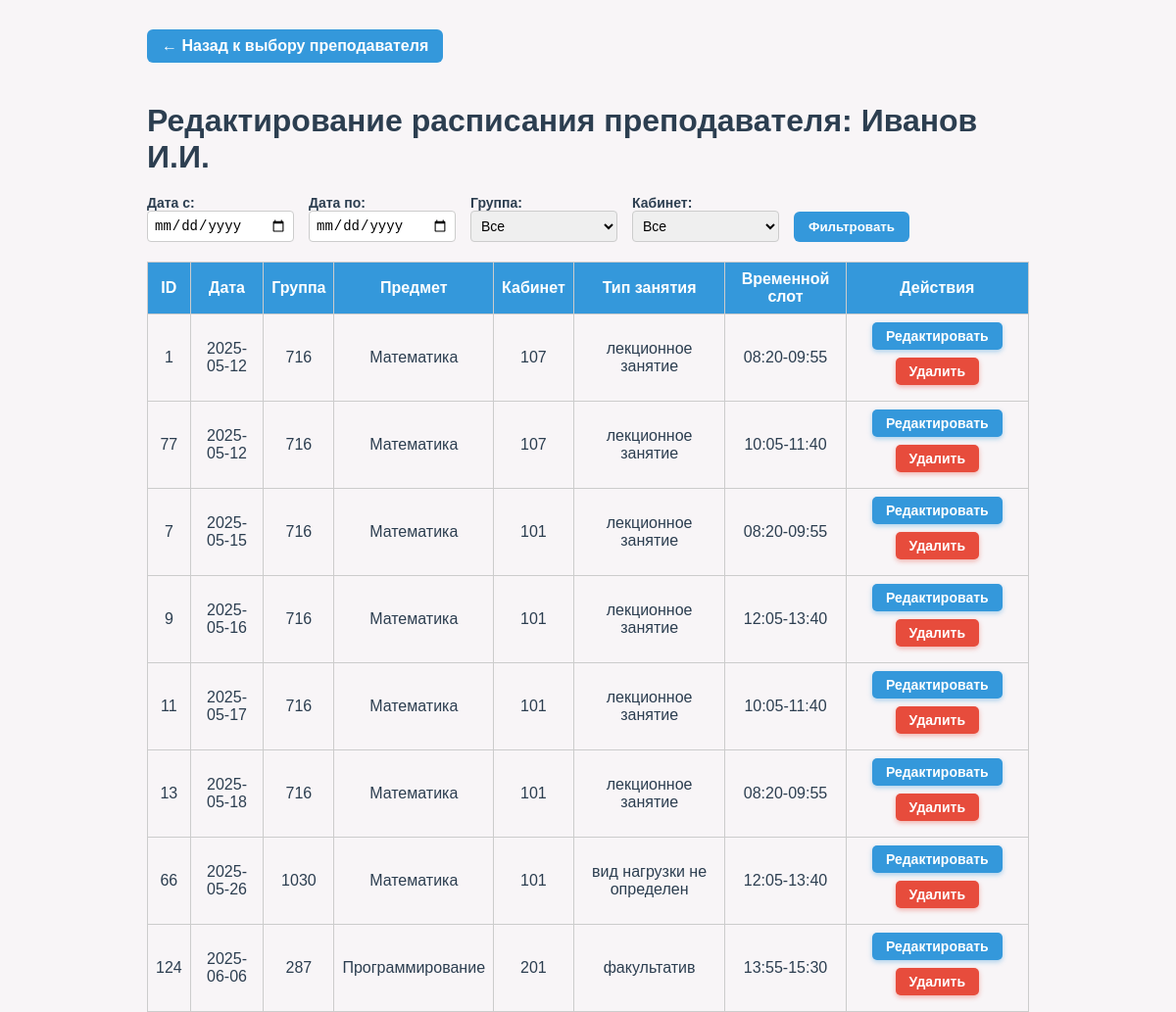
The page /teachers_admin.php?teacher_id=1 (signed in) on the database its author committed.
### tables this page shows
CREATE TABLE `teachers` (
  `id` int NOT NULL AUTO_INCREMENT,
  `full_name` varchar(150) NOT NULL,
  `Кафедра` varchar(100) DEFAULT NULL,
  PRIMARY KEY (`id`)
);

CREATE TABLE `schedule` (
  `id` int NOT NULL AUTO_INCREMENT,
  `date` date NOT NULL,
  `group_id` int NOT NULL,
  `teacher_id` int NOT NULL,
  `subject_id` int NOT NULL,
  `room_id` int NOT NULL,
  `lesson_type_id` int DEFAULT NULL,
  `time_slot_id` int DEFAULT NULL,
  PRIMARY KEY (`id`),
  UNIQUE KEY `unique_group_time` (`date`,`time_slot_id`,`group_id`),
  UNIQUE KEY `unique_teacher_time` (`date`,`time_slot_id`,`teacher_id`),
  UNIQUE KEY `unique_room_time` (`date`,`time_slot_id`,`room_id`),
  KEY `group_id` (`group_id`),
  KEY `teacher_id` (`teacher_id`),
  KEY `subject_id` (`subject_id`),
  KEY `room_id` (`room_id`),
  KEY `lesson_type_id` (`lesson_type_id`),
  KEY `idx_date_time` (`date`),
  KEY `fk_schedule_time_slot` (`time_slot_id`),
  CONSTRAINT `fk_schedule_time_slot` FOREIGN KEY (`time_slot_id`) REFERENCES `time_slots` (`id`) ON DELETE RESTRICT ON UPDATE CASCADE,
  CONSTRAINT `schedule_ibfk_1` FOREIGN KEY (`group_id`) REFERENCES `groups` (`id`) ON DELETE CASCADE,
  CONSTRAINT `schedule_ibfk_2` FOREIGN KEY (`teacher_id`) REFERENCES `teachers` (`id`) ON DELETE CASCADE,
  CONSTRAINT `schedule_ibfk_3` FOREIGN KEY (`subject_id`) REFERENCES `subjects` (`id`) ON DELETE CASCADE,
  CONSTRAINT `schedule_ibfk_4` FOREIGN KEY (`room_id`) REFERENCES `rooms` (`id`) ON DELETE CASCADE,
  CONSTRAINT `schedule_ibfk_5` FOREIGN KEY (`lesson_type_id`) REFERENCES `lesson_types` (`id`) ON DELETE SET NULL
);

CREATE TABLE `groups` (
  `id` int NOT NULL AUTO_INCREMENT,
  `name` varchar(100) NOT NULL,
  `faculty` varchar(100) DEFAULT NULL,
  `course` int DEFAULT NULL,
  PRIMARY KEY (`id`),
  UNIQUE KEY `name` (`name`)
);

CREATE TABLE `subjects` (
  `id` int NOT NULL AUTO_INCREMENT,
  `name` varchar(150) NOT NULL,
  `description` text,
  PRIMARY KEY (`id`)
);

CREATE TABLE `rooms` (
  `id` int NOT NULL AUTO_INCREMENT,
  `number` varchar(20) NOT NULL,
  `building` varchar(50) DEFAULT NULL,
  PRIMARY KEY (`id`)
);

CREATE TABLE `lesson_types` (
  `id` int NOT NULL AUTO_INCREMENT,
  `name` varchar(50) NOT NULL,
  PRIMARY KEY (`id`),
  UNIQUE KEY `name` (`name`)
);

CREATE TABLE `time_slots` (
  `id` int NOT NULL AUTO_INCREMENT,
  `start_time` time NOT NULL,
  `end_time` time NOT NULL,
  `label` varchar(20) NOT NULL,
  PRIMARY KEY (`id`),
  UNIQUE KEY `label` (`label`)
);

### teachers_admin.php (the view, shortened to what this page needs)
<?php
$conn = getDbConnection();
$teacherId = isset($_GET['teacher_id']) ? intval($_GET['teacher_id']) : 0;
$stmt = $conn->prepare("SELECT full_name FROM teachers WHERE id = ?");
$stmt->bind_param("i", $teacherId);
$stmt->execute();
$res = $stmt->get_result();
if ($row = $res->fetch_assoc()) {
    $teacherName = $row['full_name'];
} else {
    die("Преподаватель не найден");
}
$dateFrom = $_GET['date_from'] ?? '';
$dateTo = $_GET['date_to'] ?? '';
$where = ["s.teacher_id = ?"];
$params = [$teacherId];
$types = "i";
$whereSql = implode(" AND ", $where);
$sql = "
SELECT
    s.id,
    s.date,
    s.group_id,
    g.name AS group_name,
    s.subject_id,
    sub.name AS subject_name,
    s.room_id,
    r.number AS room_number,
    s.lesson_type_id,
    lt.name AS lesson_type_name,
    s.time_slot_id,
    ts.label AS time_slot_label
FROM schedule s
LEFT JOIN `groups` g ON s.group_id = g.id
LEFT JOIN subjects sub ON s.subject_id = sub.id
LEFT JOIN rooms r ON s.room_id = r.id
LEFT JOIN lesson_types lt ON s.lesson_type_id = lt.id
LEFT JOIN time_slots ts ON s.time_slot_id = ts.id
WHERE $whereSql
ORDER BY s.date, s.time_slot_id
";
$stmt = $conn->prepare($sql);
$bindParams = [];
$bindParams[] = &$types;
foreach ($params as $key => &$param) {
    $bindParams[] = &$param;
}
call_user_func_array([$stmt, 'bind_param'], $bindParams);
$stmt->execute();
$result = $stmt->get_result();
$schedule = [];
while ($row = $result->fetch_assoc()) {
    $schedule[] = $row;
}
?>
<!DOCTYPE html>
<html lang="ru">
<head>
    <link rel="stylesheet" href="sidebar.css" />
</head>
<body>
    <a href="admin_teachers_select.php" class="btn-back">← Назад к выбору преподавателя</a>
    <h1>Редактирование расписания преподавателя: <?= htmlspecialchars($teacherName) ?></h1>
    <form method="GET" class="filter-form" action="teachers_admin.php">
        <label>
            Дата с:
            <input type="date" name="date_from" value="<?= htmlspecialchars($dateFrom) ?>">
        </label>
        <label>
            Дата по:
            <input type="date" name="date_to" value="<?= htmlspecialchars($dateTo) ?>">
        </label>
        <label>
            Группа:
            <select name="group_id">
                <option value="">Все</option>
            </select>
        </label>
        <label>
            Кабинет:
            <select name="room_id">
                <option value="">Все</option>
            </select>
        </label>
        <button type="submit">Фильтровать</button>
    </form>
    <?php if (empty($schedule)): ?>
        <p>Записи отсутствуют.</p>
    <?php else: ?>
        <table>
            <thead>
                <tr>
                    <th>ID</th>
                    <th>Дата</th>
                    <th>Группа</th>
                    <th>Предмет</th>
                    <th>Кабинет</th>
                    <th>Тип занятия</th>
                    <th>Временной слот</th>
                    <th>Действия</th>
                </tr>
            </thead>
            <tbody>
                <?php foreach ($schedule as $row): ?>
                    <tr data-id="<?= $row['id'] ?>">
                        <td><?= $row['id'] ?></td>
                        <td class="editable" data-field="date" data-value="<?= htmlspecialchars($row['date']) ?>">
                            <?= htmlspecialchars($row['date']) ?>
                        </td>
                        <td class="editable" data-field="group_id" data-value="<?= $row['group_id'] ?>">
                            <?= htmlspecialchars($row['group_name']) ?>
                        </td>
                        <td class="editable" data-field="subject_id" data-value="<?= $row['subject_id'] ?>">
                            <?= htmlspecialchars($row['subject_name']) ?>
                        </td>
                        <td class="editable" data-field="room_id" data-value="<?= $row['room_id'] ?>">
                            <?= htmlspecialchars($row['room_number']) ?>
                        </td>
                        <td class="editable" data-field="lesson_type_id" data-value="<?= $row['lesson_type_id'] ?>">
                            <?= htmlspecialchars($row['lesson_type_name']) ?>
                        </td>
                        <td class="editable" data-field="time_slot_id" data-value="<?= $row['time_slot_id'] ?>">
                            <?= htmlspecialchars($row['time_slot_label']) ?>
                        </td>
                        <td>
                            <button class="edit-btn">Редактировать</button>
                            <form method="POST" onsubmit="return confirm('Удалить запись ID <?= $row['id'] ?>?');"
                                style="display:inline;">
                                <button type="submit" class="delete-btn">Удалить</button>
                            </form>
                        </td>
                    </tr>
                <?php endforeach; ?>
            </tbody>
        </table>
    <?php endif; ?>
</body>
</html>

### sidebar.css (style rules this page uses)
:root { --main-bg: #f8f5f7; --sidebar-bg: #7b203a; --sidebar-bg-dark: #5c162b; --sidebar-accent: #a83250; --sidebar-hover: #c0395b; --sidebar-footer: #a83250; --card-bg: #fff; --card-hover-bg: linear-gradient(135deg, #a83250 0%, #7b203a 100%); --card-hover-color: #fff; --text-main: #2c3e50; --text-light: #fff; --text-muted: #e8c6d0; --shadow: 0 6px 18px rgba(123, 32, 58, 0.10); --shadow-hover: 0 12px 28px rgba(123, 32, 58, 0.15); }
* { box-sizing: border-box; }
body, html { margin: 0; padding: 0; height: 100%; font-family: 'Segoe UI', Tahoma, Geneva, Verdana, sans-serif; background: var(--main-bg); color: var(--text-main); }
a { text-decoration: none; color: inherit; }

### teachers_admin.php (style rules this page uses)
body { font-family: Arial, sans-serif; max-width: 900px; margin: 30px auto; }
h1 { margin-bottom: 20px; }
table { border-collapse: collapse; width: 100%; }
th, td { border: 1px solid #ccc; padding: 8px; text-align: center; }
th { background-color: #3498db; color: white; }
button.edit-btn, button.cancel-btn, button.delete-btn { background-color: #3498db; border: none; color: white; padding: 6px 14px; border-radius: 5px; cursor: pointer; font-weight: 600; font-size: 14px; transition: background-color 0.3s ease, box-shadow 0.3s ease; box-shadow: 0 2px 5px rgba(52, 152, 219, 0.4); user-select: none; margin-bottom: 8px; }
button.delete-btn { background-color: #e74c3c; box-shadow: 0 2px 5px rgba(231, 76, 60, 0.4); }
a.btn-back { display: inline-block; margin-bottom: 20px; background-color: #3498db; color: white; padding: 8px 15px; border-radius: 6px; text-decoration: none; font-weight: bold; }
form.filter-form { margin-bottom: 20px; display: flex; gap: 15px; flex-wrap: wrap; align-items: flex-end; }
form.filter-form label { display: flex; flex-direction: column; font-weight: bold; font-size: 14px; }
form.filter-form input, form.filter-form select { padding: 6px; font-size: 14px; border-radius: 4px; border: 1px solid #ccc; min-width: 150px; }
form.filter-form button { padding: 8px 15px; background-color: #3498db; color: white; border: none; border-radius: 6px; cursor: pointer; font-weight: bold; }

### rows shown on the page
teachers: full_name "Иванов И.И."
schedule: id "1", date "2025-05-12", group.name "716", subject.name "Математика", room.number "107", lesson_type.name "лекционное занятие", time_slot.label "08:20-09:55"
schedule: id "77", date "2025-05-12", group.name "716", subject.name "Математика", room.number "107", lesson_type.name "лекционное занятие", time_slot.label "10:05-11:40"
schedule: id "7", date "2025-05-15", group.name "716", subject.name "Математика", room.number "101", lesson_type.name "лекционное занятие", time_slot.label "08:20-09:55"
schedule: id "9", date "2025-05-16", group.name "716", subject.name "Математика", room.number "101", lesson_type.name "лекционное занятие", time_slot.label "12:05-13:40"
schedule: id "11", date "2025-05-17", group.name "716", subject.name "Математика", room.number "101", lesson_type.name "лекционное занятие", time_slot.label "10:05-11:40"
schedule: id "13", date "2025-05-18", group.name "716", subject.name "Математика", room.number "101", lesson_type.name "лекционное занятие", time_slot.label "08:20-09:55"
schedule: id "66", date "2025-05-26", group.name "1030", subject.name "Математика", room.number "101", lesson_type.name "вид нагрузки не определен", time_slot.label "12:05-13:40"
schedule: id "124", date "2025-06-06", group.name "287", subject.name "Программирование", room.number "201", lesson_type.name "факультатив", time_slot.label "13:55-15:30"
